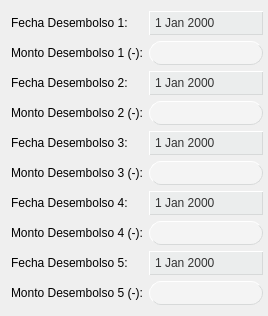
             <widget class="QFrame" name="formFrame">
              <layout class="QFormLayout" name="formLayout_5">
               <property name="rightMargin">
                <number>5</number>
               </property>
               <item row="0" column="0">
                <widget class="QLabel" name="label_20">
                 <property name="text">
                  <string>Fecha Desembolso 1:</string>
                 </property>
                </widget>
               </item>
               <item row="0" column="1">
                <widget class="QDateEdit" name="fechaDesem_1">
                 <property name="enabled">
                  <bool>false</bool>
                 </property>
                 <property name="cursor">
                  <cursorShape>PointingHandCursor</cursorShape>
                 </property>
                 <property name="styleSheet">
                  <string notr="true">QDeteEdit::disabled {
	background-color: #f4f4f4;
}

QDateEdit {
	background-color: #ebeded;
	border-style: outset;
	border-radius: 13px;
	border-color: #d7d9d9;
	border-width: 1px;
	font: 10pt &quot;MS Shell Dlg 2&quot;;
	color: #333333;
	min-width: 8em;
	padding: 3px;
}

QDateEdit::hover,
QDateEdit::focus {
	background-color: #b5b5b5;
	border-color: #a7a7a7;
}

QDateEdit::drop-down  {
    border: 0px; /* This seems to replace the whole arrow of the combo box */
}


QDateEdit::down-arrow {
    image: url(:/Resources/img/calendar.png);
    width: 24px;
    height: 24px;
	margin-right: 6px;
}


/*
QDateEdit {
	background-color: #EBEDED;
	border-style: outset;
	border-radius: 12px;
	border-color: #d7d9d9;
	border-width: 1px;
	font: 10pt &quot;MS Shell Dlg 2&quot;;
	color: #333333;
	min-width: 8em;
	padding: 3px;
}

QDateEdit::hover {
	border-color: black;
}

QDateEdit::focus {
	background-color: #b5b5b5;
}
*/











QCalendarWidget QToolButton {
/*	height: 35px;*/
  	/*width: parent;*/
  	color: black;
  	font-size: 14px;
  	icon-size: 20px, 20px;
  	background-color: #ebeded
}

QCalendarWidget QMenu {
  	/*width: 150px;*/
  	left: 20px;
  	color: black;
  	font-size: 14px;
  	background-color: #ebeded;
}


QCalendarWidget QSpinBox { 
  	background-color: #EBEDED;
	border-style: outset;
	border-color: #d7d9d9;
	border-width: 1px;
	font: 10pt &quot;MS Shell Dlg 2&quot;;
	color: #333333;
	padding: 2px;
}

/*
QCalendarWidget QSpinBox::up-button { subcontrol-origin: border;  subcontrol-position: top right;  width:65px; }
QCalendarWidget QSpinBox::down-button {subcontrol-origin: border; subcontrol-position: bottom right;  width:65px;
QCalendarWidget QSpinBox::up-arrow { width:56px;  height:56px; }
QCalendarWidget QSpinBox::down-arrow { width:56px;  height:56px; }
*/

/* header row */
QCalendarWidget QWidget {
	alternate-background-color: #d7d7d7;
}

/* normal days */
QCalendarWidget QAbstractItemView:enabled {
	font-size:14px;
	color: black;
	background-color: #ebeded;
	selection-background-color: #d7d7d7; 
	selection-color: black;
}

QCalendarWidget QAbstractItemView:!enabled {
	background-color: red;
}

QCalendarWidget QWidget#qt_calendar_navigationbar {
	background-color: #ebeded;
	color: gray;
}

</string>
                 </property>
                 <property name="calendarPopup">
                  <bool>true</bool>
                 </property>
                </widget>
               </item>
               <item row="1" column="0">
                <widget class="QLabel" name="label_26">
                 <property name="text">
                  <string>Monto Desembolso 1 (-):</string>
                 </property>
                </widget>
               </item>
               <item row="1" column="1">
                <widget class="NumberInput" name="montoDesem_1">
                 <property name="enabled">
                  <bool>false</bool>
                 </property>
                 <property name="styleSheet">
                  <string notr="true">QLineEdit {
	background-color: #ebeded;
	border-style: outset;
	border-radius: 12px;
	border-color: #d7d9d9;
	border-width: 1px;
	font: 10pt &quot;MS Shell Dlg 2&quot;;
	color: #333333;
	min-width: 8em;
	padding: 3px;
}

QLineEdit::hover,
QLineEdit::focus {
	background-color: #b5b5b5;
	border-color: #a7a7a7;
}


QLineEdit::disabled {
	background-color: #f4f4f4;
}
</string>
                 </property>
                </widget>
               </item>
               <item row="2" column="0">
                <widget class="QLabel" name="label_2">
                 <property name="text">
                  <string>Fecha Desembolso 2:</string>
                 </property>
                </widget>
               </item>
               <item row="2" column="1">
                <widget class="QDateEdit" name="fechaDesem_2">
                 <property name="enabled">
                  <bool>false</bool>
                 </property>
                 <property name="cursor">
                  <cursorShape>PointingHandCursor</cursorShape>
                 </property>
                 <property name="styleSheet">
                  <string notr="true">QDeteEdit::disabled {
	background-color: #f4f4f4;
}

QDateEdit {
	background-color: #ebeded;
	border-style: outset;
	border-radius: 13px;
	border-color: #d7d9d9;
	border-width: 1px;
	font: 10pt &quot;MS Shell Dlg 2&quot;;
	color: #333333;
	min-width: 8em;
	padding: 3px;
}

QDateEdit::hover,
QDateEdit::focus {
	background-color: #b5b5b5;
	border-color: #a7a7a7;
}

QDateEdit::drop-down  {
    border: 0px; /* This seems to replace the whole arrow of the combo box */
}


QDateEdit::down-arrow {
    image: url(:/Resources/img/calendar.png);
    width: 24px;
    height: 24px;
	margin-right: 6px;
}


/*
QDateEdit {
	background-color: #EBEDED;
	border-style: outset;
	border-radius: 12px;
	border-color: #d7d9d9;
	border-width: 1px;
	font: 10pt &quot;MS Shell Dlg 2&quot;;
	color: #333333;
	min-width: 8em;
	padding: 3px;
}

QDateEdit::hover {
	border-color: black;
}

QDateEdit::focus {
	background-color: #b5b5b5;
}
*/











QCalendarWidget QToolButton {
/*	height: 35px;*/
  	/*width: parent;*/
  	color: black;
  	font-size: 14px;
  	icon-size: 20px, 20px;
  	background-color: #ebeded
}

QCalendarWidget QMenu {
  	/*width: 150px;*/
  	left: 20px;
  	color: black;
  	font-size: 14px;
  	background-color: #ebeded;
}


QCalendarWidget QSpinBox { 
  	background-color: #EBEDED;
	border-style: outset;
	border-color: #d7d9d9;
	border-width: 1px;
	font: 10pt &quot;MS Shell Dlg 2&quot;;
	color: #333333;
	padding: 2px;
}

/*
QCalendarWidget QSpinBox::up-button { subcontrol-origin: border;  subcontrol-position: top right;  width:65px; }
QCalendarWidget QSpinBox::down-button {subcontrol-origin: border; subcontrol-position: bottom right;  width:65px;
QCalendarWidget QSpinBox::up-arrow { width:56px;  height:56px; }
QCalendarWidget QSpinBox::down-arrow { width:56px;  height:56px; }
*/

/* header row */
QCalendarWidget QWidget {
	alternate-background-color: #d7d7d7;
}

/* normal days */
QCalendarWidget QAbstractItemView:enabled {
	font-size:14px;
	color: black;
	background-color: #ebeded;
	selection-background-color: #d7d7d7; 
	selection-color: black;
}

QCalendarWidget QAbstractItemView:!enabled {
	background-color: red;
}

QCalendarWidget QWidget#qt_calendar_navigationbar {
	background-color: #ebeded;
	color: gray;
}

</string>
                 </property>
                 <property name="calendarPopup">
                  <bool>true</bool>
                 </property>
                </widget>
               </item>
               <item row="3" column="0">
                <widget class="QLabel" name="label_27">
                 <property name="text">
                  <string>Monto Desembolso 2 (-):</string>
                 </property>
                </widget>
               </item>
               <item row="3" column="1">
                <widget class="NumberInput" name="montoDesem_2">
                 <property name="enabled">
                  <bool>false</bool>
                 </property>
                 <property name="styleSheet">
                  <string notr="true">QLineEdit {
	background-color: #ebeded;
	border-style: outset;
	border-radius: 12px;
	border-color: #d7d9d9;
	border-width: 1px;
	font: 10pt &quot;MS Shell Dlg 2&quot;;
	color: #333333;
	min-width: 8em;
	padding: 3px;
}

QLineEdit::hover,
QLineEdit::focus {
	background-color: #b5b5b5;
	border-color: #a7a7a7;
}


QLineEdit::disabled {
	background-color: #f4f4f4;
}
</string>
                 </property>
                </widget>
               </item>
               <item row="4" column="0">
                <widget class="QLabel" name="label_3">
                 <property name="text">
                  <string>Fecha Desembolso 3:</string>
                 </property>
                </widget>
               </item>
               <item row="5" column="0">
                <widget class="QLabel" name="label_28">
                 <property name="text">
                  <string>Monto Desembolso 3 (-):</string>
                 </property>
                </widget>
               </item>
               <item row="5" column="1">
                <widget class="NumberInput" name="montoDesem_3">
                 <property name="enabled">
                  <bool>false</bool>
                 </property>
                 <property name="styleSheet">
                  <string notr="true">QLineEdit {
	background-color: #ebeded;
	border-style: outset;
	border-radius: 12px;
	border-color: #d7d9d9;
	border-width: 1px;
	font: 10pt &quot;MS Shell Dlg 2&quot;;
	color: #333333;
	min-width: 8em;
	padding: 3px;
}

QLineEdit::hover,
QLineEdit::focus {
	background-color: #b5b5b5;
	border-color: #a7a7a7;
}


QLineEdit::disabled {
	background-color: #f4f4f4;
}
</string>
                 </property>
                </widget>
               </item>
               <item row="6" column="0">
                <widget class="QLabel" name="label_21">
                 <property name="text">
                  <string>Fecha Desembolso 4:</string>
                 </property>
                </widget>
               </item>
               <item row="6" column="1">
                <widget class="QDateEdit" name="fechaDesem_4">
                 <property name="enabled">
                  <bool>false</bool>
                 </property>
                 <property name="cursor">
                  <cursorShape>PointingHandCursor</cursorShape>
                 </property>
                 <property name="styleSheet">
                  <string notr="true">QDeteEdit::disabled {
	background-color: #f4f4f4;
}

QDateEdit {
	background-color: #ebeded;
	border-style: outset;
	border-radius: 13px;
	border-color: #d7d9d9;
	border-width: 1px;
	font: 10pt &quot;MS Shell Dlg 2&quot;;
	color: #333333;
	min-width: 8em;
	padding: 3px;
}

QDateEdit::hover,
QDateEdit::focus {
	background-color: #b5b5b5;
	border-color: #a7a7a7;
}

QDateEdit::drop-down  {
    border: 0px; /* This seems to replace the whole arrow of the combo box */
}


QDateEdit::down-arrow {
    image: url(:/Resources/img/calendar.png);
    width: 24px;
    height: 24px;
	margin-right: 6px;
}


/*
QDateEdit {
	background-color: #EBEDED;
	border-style: outset;
	border-radius: 12px;
	border-color: #d7d9d9;
	border-width: 1px;
	font: 10pt &quot;MS Shell Dlg 2&quot;;
	color: #333333;
	min-width: 8em;
	padding: 3px;
}

QDateEdit::hover {
	border-color: black;
}

QDateEdit::focus {
	background-color: #b5b5b5;
}
*/











QCalendarWidget QToolButton {
/*	height: 35px;*/
  	/*width: parent;*/
  	color: black;
  	font-size: 14px;
  	icon-size: 20px, 20px;
  	background-color: #ebeded
}

QCalendarWidget QMenu {
  	/*width: 150px;*/
  	left: 20px;
  	color: black;
  	font-size: 14px;
  	background-color: #ebeded;
}


QCalendarWidget QSpinBox { 
  	background-color: #EBEDED;
	border-style: outset;
	border-color: #d7d9d9;
	border-width: 1px;
	font: 10pt &quot;MS Shell Dlg 2&quot;;
	color: #333333;
	padding: 2px;
}

/*
QCalendarWidget QSpinBox::up-button { subcontrol-origin: border;  subcontrol-position: top right;  width:65px; }
QCalendarWidget QSpinBox::down-button {subcontrol-origin: border; subcontrol-position: bottom right;  width:65px;
QCalendarWidget QSpinBox::up-arrow { width:56px;  height:56px; }
QCalendarWidget QSpinBox::down-arrow { width:56px;  height:56px; }
*/

/* header row */
QCalendarWidget QWidget {
	alternate-background-color: #d7d7d7;
}

/* normal days */
QCalendarWidget QAbstractItemView:enabled {
	font-size:14px;
	color: black;
	background-color: #ebeded;
	selection-background-color: #d7d7d7; 
	selection-color: black;
}

QCalendarWidget QAbstractItemView:!enabled {
	background-color: red;
}

QCalendarWidget QWidget#qt_calendar_navigationbar {
	background-color: #ebeded;
	color: gray;
}

</string>
                 </property>
                 <property name="calendarPopup">
                  <bool>true</bool>
                 </property>
                </widget>
               </item>
               <item row="7" column="0">
                <widget class="QLabel" name="label_29">
                 <property name="text">
                  <string>Monto Desembolso 4 (-):</string>
                 </property>
                </widget>
               </item>
               <item row="7" column="1">
                <widget class="NumberInput" name="montoDesem_4">
                 <property name="enabled">
                  <bool>false</bool>
                 </property>
                 <property name="styleSheet">
                  <string notr="true">QLineEdit {
	background-color: #ebeded;
	border-style: outset;
	border-radius: 12px;
	border-color: #d7d9d9;
	border-width: 1px;
	font: 10pt &quot;MS Shell Dlg 2&quot;;
	color: #333333;
	min-width: 8em;
	padding: 3px;
}

QLineEdit::hover,
QLineEdit::focus {
	background-color: #b5b5b5;
	border-color: #a7a7a7;
}


QLineEdit::disabled {
	background-color: #f4f4f4;
}
</string>
                 </property>
                </widget>
               </item>
               <item row="8" column="0">
                <widget class="QLabel" name="label_23">
                 <property name="text">
                  <string>Fecha Desembolso 5:</string>
                 </property>
                </widget>
               </item>
               <item row="8" column="1">
                <widget class="QDateEdit" name="fechaDesem_5">
                 <property name="enabled">
                  <bool>false</bool>
                 </property>
                 <property name="cursor">
                  <cursorShape>PointingHandCursor</cursorShape>
                 </property>
                 <property name="styleSheet">
                  <string notr="true">QDeteEdit::disabled {
	background-color: #f4f4f4;
}

QDateEdit {
	background-color: #ebeded;
	border-style: outset;
	border-radius: 13px;
	border-color: #d7d9d9;
	border-width: 1px;
	font: 10pt &quot;MS Shell Dlg 2&quot;;
	color: #333333;
	min-width: 8em;
	padding: 3px;
}

QDateEdit::hover,
QDateEdit::focus {
	background-color: #b5b5b5;
	border-color: #a7a7a7;
}

QDateEdit::drop-down  {
    border: 0px; /* This seems to replace the whole arrow of the combo box */
}


QDateEdit::down-arrow {
    image: url(:/Resources/img/calendar.png);
    width: 24px;
    height: 24px;
	margin-right: 6px;
}


/*
QDateEdit {
	background-color: #EBEDED;
	border-style: outset;
	border-radius: 12px;
	border-color: #d7d9d9;
	border-width: 1px;
	font: 10pt &quot;MS Shell Dlg 2&quot;;
	color: #333333;
	min-width: 8em;
	padding: 3px;
}

QDateEdit::hover {
	border-color: black;
}

QDateEdit::focus {
	background-color: #b5b5b5;
}
*/











QCalendarWidget QToolButton {
/*	height: 35px;*/
  	/*width: parent;*/
  	color: black;
  	font-size: 14px;
  	icon-size: 20px, 20px;
  	background-color: #ebeded
}

QCalendarWidget QMenu {
  	/*width: 150px;*/
  	left: 20px;
  	color: black;
  	font-size: 14px;
  	background-color: #ebeded;
}


QCalendarWidget QSpinBox { 
  	background-color: #EBEDED;
	border-style: outset;
	border-color: #d7d9d9;
	border-width: 1px;
	font: 10pt &quot;MS Shell Dlg 2&quot;;
	color: #333333;
	padding: 2px;
}

/*
QCalendarWidget QSpinBox::up-button { subcontrol-origin: border;  subcontrol-position: top right;  width:65px; }
QCalendarWidget QSpinBox::down-button {subcontrol-origin: border; subcontrol-position: bottom right;  width:65px;
QCalendarWidget QSpinBox::up-arrow { width:56px;  height:56px; }
QCalendarWidget QSpinBox::down-arrow { width:56px;  height:56px; }
*/

/* header row */
QCalendarWidget QWidget {
	alternate-background-color: #d7d7d7;
}

/* normal days */
QCalendarWidget QAbstractItemView:enabled {
	font-size:14px;
	color: black;
	background-color: #ebeded;
	selection-background-color: #d7d7d7; 
	selection-color: black;
}

QCalendarWidget QAbstractItemView:!enabled {
	background-color: red;
}

QCalendarWidget QWidget#qt_calendar_navigationbar {
	background-color: #ebeded;
	color: gray;
}

</string>
                 </property>
                 <property name="calendarPopup">
                  <bool>true</bool>
                 </property>
                </widget>
               </item>
               <item row="9" column="0">
                <widget class="QLabel" name="label_30">
                 <property name="text">
                  <string>Monto Desembolso 5 (-):</string>
                 </property>
                </widget>
               </item>
               <item row="9" column="1">
                <widget class="NumberInput" name="montoDesem_5">
                 <property name="enabled">
                  <bool>false</bool>
                 </property>
                 <property name="styleSheet">
                  <string notr="true">QLineEdit {
	background-color: #ebeded;
	border-style: outset;
	border-radius: 12px;
	border-color: #d7d9d9;
	border-width: 1px;
	font: 10pt &quot;MS Shell Dlg 2&quot;;
	color: #333333;
	min-width: 8em;
	padding: 3px;
}

QLineEdit::hover,
QLineEdit::focus {
	background-color: #b5b5b5;
	border-color: #a7a7a7;
}


QLineEdit::disabled {
	background-color: #f4f4f4;
}
</string>
                 </property>
                </widget>
               </item>
               <item row="4" column="1">
                <widget class="QDateEdit" name="fechaDesem_3">
                 <property name="enabled">
                  <bool>false</bool>
                 </property>
                 <property name="cursor">
                  <cursorShape>PointingHandCursor</cursorShape>
                 </property>
                 <property name="styleSheet">
                  <string notr="true">QDeteEdit::disabled {
	background-color: #f4f4f4;
}

QDateEdit {
	background-color: #ebeded;
	border-style: outset;
	border-radius: 13px;
	border-color: #d7d9d9;
	border-width: 1px;
	font: 10pt &quot;MS Shell Dlg 2&quot;;
	color: #333333;
	min-width: 8em;
	padding: 3px;
}

QDateEdit::hover,
QDateEdit::focus {
	background-color: #b5b5b5;
	border-color: #a7a7a7;
}

QDateEdit::drop-down  {
    border: 0px; /* This seems to replace the whole arrow of the combo box */
}


QDateEdit::down-arrow {
    image: url(:/Resources/img/calendar.png);
    width: 24px;
    height: 24px;
	margin-right: 6px;
}


/*
QDateEdit {
	background-color: #EBEDED;
	border-style: outset;
	border-radius: 12px;
	border-color: #d7d9d9;
	border-width: 1px;
	font: 10pt &quot;MS Shell Dlg 2&quot;;
	color: #333333;
	min-width: 8em;
	padding: 3px;
}

QDateEdit::hover {
	border-color: black;
}

QDateEdit::focus {
	background-color: #b5b5b5;
}
*/











QCalendarWidget QToolButton {
/*	height: 35px;*/
  	/*width: parent;*/
  	color: black;
  	font-size: 14px;
  	icon-size: 20px, 20px;
  	background-color: #ebeded
}

QCalendarWidget QMenu {
  	/*width: 150px;*/
  	left: 20px;
  	color: black;
  	font-size: 14px;
  	background-color: #ebeded;
}


QCalendarWidget QSpinBox { 
  	background-color: #EBEDED;
	border-style: outset;
	border-color: #d7d9d9;
	border-width: 1px;
	font: 10pt &quot;MS Shell Dlg 2&quot;;
	color: #333333;
	padding: 2px;
}

/*
QCalendarWidget QSpinBox::up-button { subcontrol-origin: border;  subcontrol-position: top right;  width:65px; }
QCalendarWidget QSpinBox::down-button {subcontrol-origin: border; subcontrol-position: bottom right;  width:65px;
QCalendarWidget QSpinBox::up-arrow { width:56px;  height:56px; }
QCalendarWidget QSpinBox::down-arrow { width:56px;  height:56px; }
*/

/* header row */
QCalendarWidget QWidget {
	alternate-background-color: #d7d7d7;
}

/* normal days */
QCalendarWidget QAbstractItemView:enabled {
	font-size:14px;
	color: black;
	background-color: #ebeded;
	selection-background-color: #d7d7d7; 
	selection-color: black;
}

QCalendarWidget QAbstractItemView:!enabled {
	background-color: red;
}

QCalendarWidget QWidget#qt_calendar_navigationbar {
	background-color: #ebeded;
	color: gray;
}

</string>
                 </property>
                 <property name="calendarPopup">
                  <bool>true</bool>
                 </property>
                </widget>
               </item>
              </layout>
             </widget>
